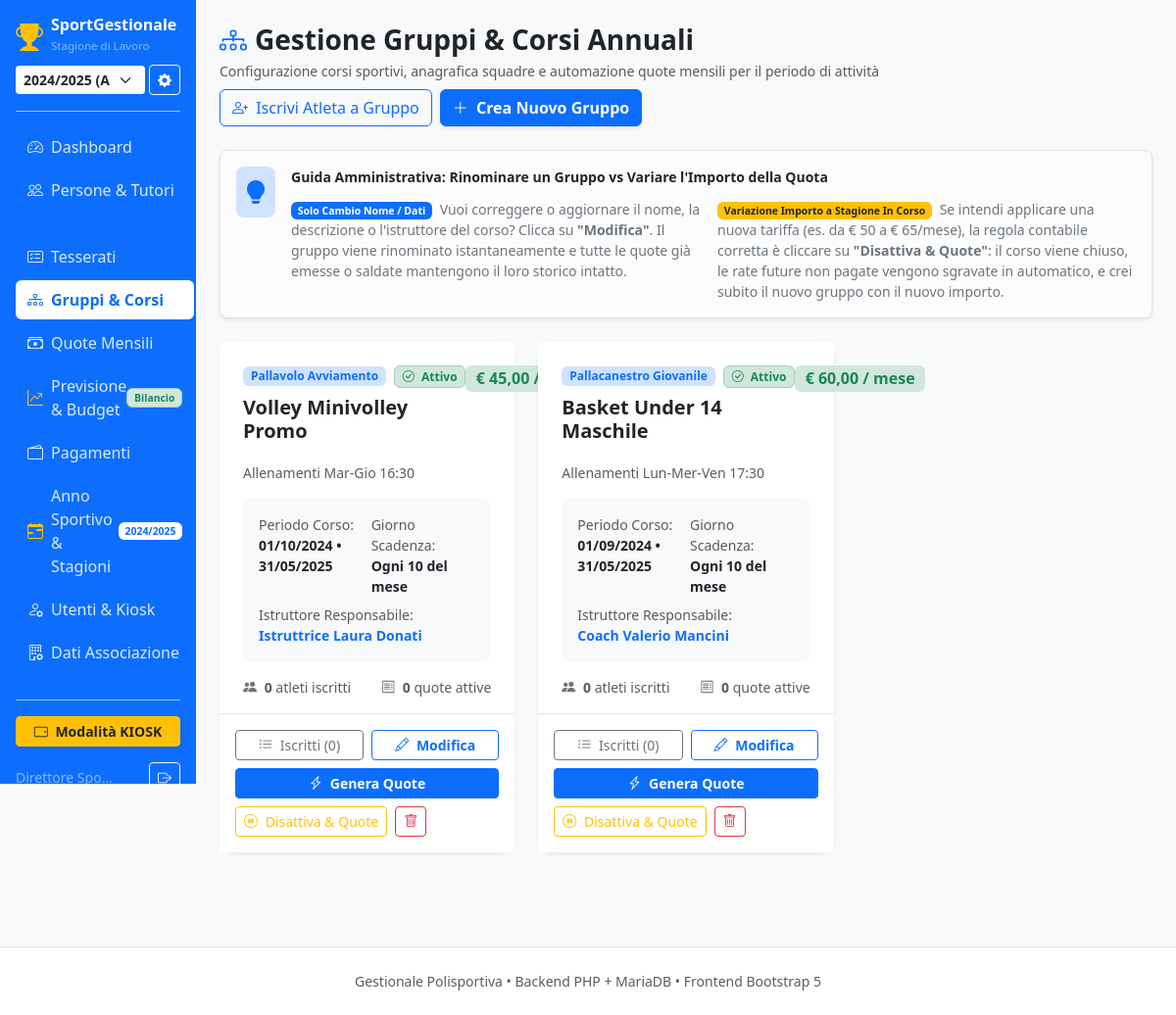
The app's page /index.php?page=gruppi (signed in) with its own data.
### tables this page shows
CREATE TABLE IF NOT EXISTS `anno` (
  `id` INT AUTO_INCREMENT PRIMARY KEY,
  `anno` VARCHAR(20) NOT NULL COMMENT 'es. 2024/2025',
  `data_inizio` DATE NOT NULL,
  `data_fine` DATE NOT NULL,
  `attivo` TINYINT(1) NOT NULL DEFAULT 0 COMMENT '1 se anno corrente',
  `created_at` TIMESTAMP DEFAULT CURRENT_TIMESTAMP
);

CREATE TABLE IF NOT EXISTS `gruppi` (
  `id` INT AUTO_INCREMENT PRIMARY KEY,
  `anno_id` INT NOT NULL,
  `nome_gruppo` VARCHAR(100) NOT NULL,
  `descrizione` TEXT NULL,
  `categoria` VARCHAR(80) NULL,
  `quota_mensile` DECIMAL(10,2) NOT NULL DEFAULT 0.00,
  `giorno_scadenza_mensile` TINYINT NOT NULL DEFAULT 10 COMMENT 'Giorno del mese (es. 10)',
  `data_inizio` DATE NOT NULL COMMENT 'Inizio corso/gruppo',
  `data_fine` DATE NOT NULL COMMENT 'Fine corso/gruppo',
  `istruttore` VARCHAR(100) NULL,
  `attivo` TINYINT(1) NOT NULL DEFAULT 1 COMMENT '1=Attivo, 0=Disattivato/Terminato',
  `created_at` TIMESTAMP DEFAULT CURRENT_TIMESTAMP,
  CONSTRAINT `fk_gruppi_anno` FOREIGN KEY (`anno_id`) REFERENCES `anno` (`id`) ON DELETE RESTRICT
);

### private/pages/gruppi.php (the view, shortened to what the rows shown need)
<?php
require_once (defined('PATH_INCLUDES') ? PATH_INCLUDES : __DIR__ . '/../includes') . '/header.php';
$db = getDbConnection();
$stmt = $db->prepare("
    SELECT g.*, a.anno,
           (SELECT COUNT(*) FROM gruppi_tesserati gt WHERE gt.gruppo_id = g.id) AS num_iscritti,
           (SELECT COUNT(*) FROM quote q WHERE q.gruppo_id = g.id AND q.stato != 'annullata') AS num_quote,
           (SELECT COUNT(*) FROM quote q WHERE q.gruppo_id = g.id AND q.stato = 'annullata') AS num_quote_annullate,
           (SELECT COUNT(*) FROM quote q WHERE q.gruppo_id = g.id AND q.stato IN ('da_pagare', 'parziale')) AS num_quote_aperte
    FROM gruppi g
    INNER JOIN anno a ON g.anno_id = a.id
    ORDER BY g.id DESC
");
$stmt->execute();
$gruppi = $stmt->fetchAll();
$iscrittiPerGruppo = [];
?>
<div class="d-flex justify-content-between align-items-center mb-4 flex-wrap gap-2">
    <div>
        <h2 class="h3 fw-bold mb-1 d-flex align-items-center">
            <i class="bi bi-diagram-3 text-primary me-2"></i> Gestione Gruppi & Corsi Annuali
        </h2>
    </div>
</div>
<?php if (empty($gruppi)): ?>
    <div class="card border-0 shadow-sm rounded-4 p-5 text-center text-muted">
        <i class="bi bi-diagram-3 fs-1 mb-3 text-secondary"></i>
        <h5>Nessun gruppo o corso configurato</h5>
        <p class="small mb-3">Crea il tuo primo gruppo sportivo per organizzare atleti, rate mensili e istruttori.</p>
        <div>
            <a href="index.php?page=gruppo_nuovo" class="btn btn-primary">
                <i class="bi bi-plus-lg me-1"></i> Crea Nuovo Gruppo
            </a>
        </div>
    </div>
<?php else: ?>
    <div class="row g-4 mb-4">
        <?php foreach ($gruppi as $g): ?>
            <?php
                $iscrittiGruppo = $iscrittiPerGruppo[$g['id']] ?? [];
                $numIscritti = count($iscrittiGruppo);
                $isAttivo = isset($g['attivo']) ? (bool)$g['attivo'] : true;
            ?>
            <div class="col-12 col-md-6 col-xl-4">
                <div class="card border-0 shadow-sm rounded-4 h-100 bg-white d-flex flex-column <?= !$isAttivo ? 'opacity-75 border border-dashed' : '' ?>">
                    <div class="card-header bg-white border-0 pt-4 px-4 pb-0 d-flex justify-content-between align-items-start">
                        <div>
                            <div class="d-flex align-items-center gap-2 mb-2">
                                <span class="badge bg-primary-subtle text-primary px-2 py-1">
                                    <?= htmlspecialchars($g['categoria'] ?: 'Corso Sportivo') ?>
                                </span>
                                <?php if ($isAttivo): ?>
                                    <span class="badge bg-success-subtle text-success border border-success-subtle">
                                        <i class="bi bi-check-circle me-1"></i> Attivo
                                    </span>
                                <?php else: ?>
                                    <span class="badge bg-secondary-subtle text-secondary border">
                                        <i class="bi bi-pause-circle me-1"></i> Disattivato
                                    </span>
                                <?php endif; ?>
                            </div>
                            <h5 class="fw-bold text-dark mb-1"><?= htmlspecialchars($g['nome_gruppo']) ?></h5>
                        </div>
                        <div class="text-end">
                            <span class="badge bg-success-subtle text-success fs-6 fw-bold">
                                € <?= number_format($g['quota_mensile'], 2, ',', '.') ?> / mese
                            </span>
                        </div>
                    </div>
                    <div class="card-body px-4 py-3 flex-grow-1">
                        <p class="text-muted small mb-3"><?= htmlspecialchars($g['descrizione'] ?: 'Nessuna descrizione specificata.') ?></p>
                        <div class="bg-light p-3 rounded-3 small mb-3">
                            <div class="row g-2">
                                <div class="col-6">
                                    <span class="text-muted d-block">Periodo Corso:</span>
                                    <strong><?= date('d/m/Y', strtotime($g['data_inizio'])) ?> &bull; <?= date('d/m/Y', strtotime($g['data_fine'])) ?></strong>
                                </div>
                                <div class="col-6">
                                    <span class="text-muted d-block">Giorno Scadenza:</span>
                                    <strong>Ogni <?= (int)$g['giorno_scadenza_mensile'] ?> del mese</strong>
                                </div>
                                <div class="col-12">
                                    <span class="text-muted d-block">Istruttore Responsabile:</span>
                                    <strong class="text-primary"><?= htmlspecialchars($g['istruttore'] ?: 'Non assegnato') ?></strong>
                                </div>
                            </div>
                        </div>
                        <div class="d-flex justify-content-between align-items-center small text-muted">
                            <span>
                                <i class="bi bi-people-fill me-1 text-secondary"></i>
                                <strong><?= $numIscritti ?></strong> atleti iscritti
                            </span>
                            <span>
                                <i class="bi bi-receipt me-1 text-secondary"></i>
                                <strong><?= (int)$g['num_quote'] ?></strong> quote attive
                            </span>
                        </div>
                    </div>
                    <div class="card-footer bg-white border-top p-3 d-flex flex-wrap gap-2">
                        <button
                            type="button"
                            class="btn btn-outline-secondary btn-sm flex-fill"
                            data-bs-toggle="modal"
                            data-bs-target="#modalIscritti_<?= $g['id'] ?>"
                        >
                            <i class="bi bi-list-ul me-1"></i> Iscritti (<?= $numIscritti ?>)
                        </button>
                        <a
                            href="index.php?page=gruppo_nuovo&id=<?= $g['id'] ?>"
                            class="btn btn-outline-primary btn-sm flex-fill fw-semibold"
                            title="Modifica nome, orari o dettagli del corso"
                        >
                            <i class="bi bi-pencil me-1"></i> Modifica
                        </a>
                        <?php if ($isAttivo): ?>
                            <a
                                href="index.php?action=genera_quote&gruppo_id=<?= $g['id'] ?>&redirect=gruppi"
                                class="btn btn-primary btn-sm flex-fill fw-bold"
                                title="Calcola e inserisce automaticamente le quote mensili per tutti gli iscritti"
                                onclick="return confirm('Generare/sincronizzare tutte le rate mensili per gli iscritti di questo gruppo?');"
                            >
                                <i class="bi bi-lightning-charge me-1"></i> Genera Quote
                            </a>
                            <button
                                type="button"
                                class="btn btn-outline-warning btn-sm"
                                data-bs-toggle="modal"
                                data-bs-target="#modalDisattivaGruppo_<?= $g['id'] ?>"
                                title="Disattiva corso e sgrova le rate future non saldate"
                            >
                                <i class="bi bi-pause-circle me-1"></i> Disattiva & Quote
                            </button>
                        <?php endif; ?>
                        <form method="POST" action="index.php?action=elimina_gruppo" class="d-inline" onsubmit="return confirm('Sei sicuro di voler eliminare il gruppo <?= htmlspecialchars(addslashes($g['nome_gruppo'])) ?>? Verranno rimosse le iscrizioni associate.');">
                            <button type="submit" class="btn btn-outline-danger btn-sm px-2" title="Elimina Gruppo">
                                <i class="bi bi-trash"></i>
                            </button>
                        </form>
                    </div>
                </div>
            </div>
        <?php endforeach; ?>
    </div>
<?php endif; ?>
<?php require_once (defined('PATH_INCLUDES') ? PATH_INCLUDES : __DIR__ . '/../includes') . '/footer.php'; ?>

### private/includes/header.php (shortened to what the rows shown need)
<?php
$headerDb = function_exists('getDbConnection') ? getDbConnection() : null;
$annoAttivo = null;
if ($headerDb) {
    try {
        $annoAttivo = $headerDb->query("SELECT * FROM anno WHERE attivo = 1 LIMIT 1")->fetch();
    } catch (Exception $e) {}
}
?>
<!DOCTYPE html>
<html lang="it">
<head>
    <link href="assets/css/bootstrap.min.css" rel="stylesheet">
    <link rel="stylesheet" href="assets/css/bootstrap-icons.min.css">
</head>
<body>
<div class="container-fluid">
    <div class="row">
        <nav class="col-md-3 col-lg-2 d-none d-md-flex flex-column sidebar p-3 sticky-top" style="height: 100vh; overflow-y: auto;">
            <ul class="nav flex-column mb-auto">
                <li class="nav-item">
                    <a class="nav-link <?= (in_array($page, ['anni', 'anno_nuovo', 'nuovo_anno', 'nuova_stagione']) ? 'active' : '') ?>" href="index.php?page=anni">
                        <i class="bi bi-calendar-range me-2 text-warning"></i> Anno Sportivo & Stagioni
                        <span class="badge bg-white text-primary ms-auto" style="font-size: 0.65rem;"><?= htmlspecialchars($annoAttivo['anno']) ?></span>
                    </a>
                </li>
            </ul>
        </nav>
        <main class="col-md-9 col-lg-10 ms-sm-auto px-md-4 py-4">

### records on screen
anno: anno "2024/2025"
gruppi: categoria "Pallavolo Avviamento", attivo 1 (drawn), nome_gruppo "Volley Minivolley Promo", quota_mensile "45,00", descrizione "Allenamenti Mar-Gio 16:30", data_inizio "01/10/2024", data_fine "31/05/2025", giorno_scadenza_mensile "10", istruttore "Istruttrice Laura Donati", id "0", num_quote "0"
gruppi: categoria "Pallacanestro Giovanile", attivo 1 (drawn), nome_gruppo "Basket Under 14 Maschile", quota_mensile "60,00", descrizione "Allenamenti Lun-Mer-Ven 17:30", data_inizio "01/09/2024", data_fine "31/05/2025", giorno_scadenza_mensile "10", istruttore "Coach Valerio Mancini", id "0", num_quote "0"

### other values on screen
$user['nome'] "Direttore Spo…"
form field value "2024/2025 (Attivo)"
